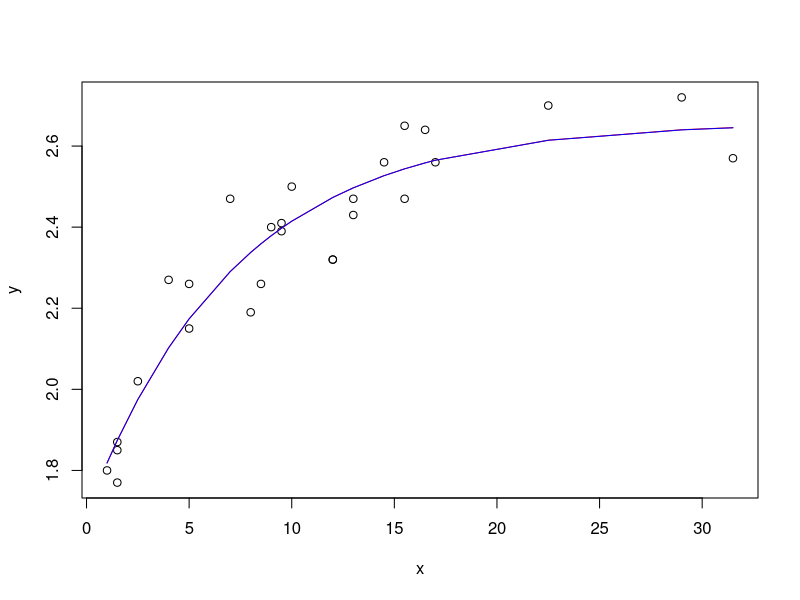

This figure's R source: (Note: a time limit stopped this script after it produced the figure.)
#Paolo Tamagnini
#1536242
#paolotamag@gmail.com

x = c( 1.0,  1.5,  1.5,  1.5, 2.5, 4.0, 5.0, 5.0,  7.0, 8.0,  8.5,  9.0,  9.5, 9.5, 10.0, 12.0, 12.0, 13.0, 13.0, 14.5, 15.5, 15.5, 16.5, 17.0, 22.5, 29.0, 31.5)
y = c(1.80, 1.85, 1.87, 1.77, 2.02, 2.27, 2.15, 2.26, 2.47,2.19, 2.26, 2.40, 2.39, 2.41, 2.50, 2.32, 2.32, 2.43, 2.47, 2.56, 2.65, 2.47, 2.64, 2.56, 2.70, 2.72, 2.57)
n = 27

loglike=function(teta){
  summa = 0
  for(i in 1:n){
    fi = dnorm(y[i],
               mean = teta[1]-teta[2]*teta[3]^x[i], 
               sd = sqrt(teta[4]), log = TRUE)
    summa = summa + fi }
  return(summa) }

#best starting point (see later)
startMLE = c(0.1,0.7,0.08,0.89) 

loglike(startMLE)

MLE_BFGS=optim(startMLE,loglike,method="BFGS",control=list(fnscale=-1))
MLE_BFGS$par
MLE_BFGS$value

MLE_ND=optim(startMLE,loglike,method="Nelder-Mead",control=list(fnscale=-1))
MLE_ND$par
MLE_ND$value

posteriorFunction=function(teta){
  pi = dunif(teta[3],min = 0, max = 1, log = TRUE)
  pi = pi + dnorm(teta[1], mean=0, sd = 100, log = TRUE)
  pi = pi + dnorm(teta[2], mean=0, sd = 100, log = TRUE)
  pi = pi +log(1/dgamma(teta[4],shape= 0.001, scale = 1/0.001))
  summa = loglike(teta) + pi
  return(summa) 
}

startMAP = MLE_ND$par

posteriorFunction(startMAP)


MAP_BFGS=optim(startMAP,posteriorFunction,method="BFGS",control=list(fnscale=-1))
MAP_BFGS$par
MAP_BFGS$value

MAP_ND=optim(startMAP,posteriorFunction,method="Nelder-Mead",control=list(fnscale=-1))
MAP_ND$par
MAP_ND$value

#------------------------------


#plotting the regression

plot(x, y)

tetaMLE = MLE_ND$par
#tetaMLE= c(2.65806,0.96351,0.87145,0.00806)
lines(x, tetaMLE[1]-tetaMLE[2]*tetaMLE[3]^x, col = "red")

tetaMAP = MAP_ND$par
#tetaMAP = c(2.65756, 0.96342, 0.87124, 0.00870)
lines(x, tetaMAP[1]-tetaMAP[2]*tetaMAP[3]^x, col = "blue")

#------------------------------




#Techniques to find the best starting point


#METHOD 1
#iterations each with a different combination that 
#gives a new starting point

#looking for the best starting point for MLE
bestsofarvalue = -10^6
for(i in (1/10)*1:100){
  for(j in (1/10)*1:100){
    for(k in (1/100)*1:100){
      for(h in (1/100)*1:100){
        startMLE = c(i,j,k,h)
        #print(startMLE)
        MLE_ND=optim(startMLE,loglike,method="Nelder-Mead",control=list(fnscale=-1))
        #print(MLE_ND$value)
        if (MLE_ND$value > bestsofarvalue) {
          bestsofarvalue = MLE_ND$value
          bestsofar = MLE_ND
          bestStart = startMLE
          print('--found a better startMLE--')
          print(bestStart)
          print(bestsofar$par)
          print(bestsofar$value)
        }
      }}}}
#bestMLE
bestsofar$par
bestsofar$value
bestStart

#looking for the best starting point for MAP
bestsofarvalue = -10^6
for(i in (1/10)*1:100){
  for(j in (1/10)*1:100){
    for(k in (1/100)*1:100){
      for(h in (1/100)*1:100){
        startMAP = c(i,j,k,h)
        #print(startMAP)
        MAP_ND=optim(startMAP,posteriorFunction,method="Nelder-Mead",control=list(fnscale=-1))
        #print(MLE_ND$value)
        if (MAP_ND$value > bestsofarvalue) {
          bestsofarvalue = MAP_ND$value
          bestsofar = MAP_ND
          print('--found a better startMAP--')
          print(startMAP)
          print(bestsofar$par)
          print(bestsofar$value)}
      }}}}
#bestMAP
bestsofar$par
bestsofar$value

#METHOD 2
#each optimization give the starting point 
#to the next one until it doesnt change anymore

#MLE
bestsofarvalue = -10^6
valuenew = -10^6
valueold = -10^7
startMLE = c(1,10,0.001,10)
while(abs(valuenew - valueold)>10^(-7)){
  valueold = valuenew
  MLE_ND=optim(startMLE,loglike,method="Nelder-Mead",control=list(fnscale=-1))
  valuenew = MLE_ND$value
  startMLE = MLE_ND$par
  if (MLE_ND$value > bestsofarvalue) {
    bestsofarvalue = MLE_ND$value
    bestsofar = MLE_ND
    print('--found a better startMLE--')
    print(startMLE)
    print(bestsofar$par)
    print(bestsofar$value)}}
bestsofar$par
bestsofar$value

#MAP
bestsofarvalue = -10^6
valuenew = -10^6
valueold = -10^7
startMAP = c(1,10,0.001,10)
while(abs(valuenew - valueold)>10^(-8)){
  valueold = valuenew
  MAP_ND=optim(startMAP,posteriorFunction,method="Nelder-Mead",control=list(fnscale=-1))
  valuenew = MAP_ND$value
  startMAP = MAP_ND$par
  if (MAP_ND$value > bestsofarvalue) {
    bestsofarvalue = MAP_ND$value
    bestsofar = MAP_ND
    print('--found a better startMAP--')
    print(startMAP)
    print(bestsofar$par)
    print(bestsofar$value)}}
bestsofar$par
bestsofar$value
